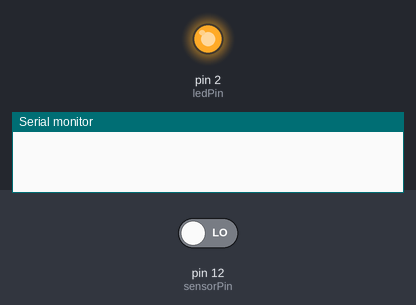
Bench run of a sketch on a simulated Arduino Uno, built with avr-gcc and run on an emulated ATmega328P. Parts: output pins drawn as LEDs (lit = HIGH), the last lines printed to the serial monitor. The inputs (shaded band) are chosen by the test bench; at power-on: pin 12 (sensorPin) LOW.

Above: at 1.2 s.
1.3 s: pin 12 (sensorPin) driven HIGH
At 2.7 s:
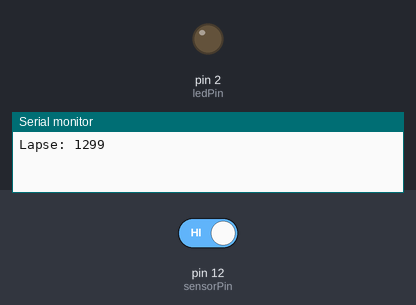
Timing chart, 0 to 4.3 s (numbered marks = the images above; inputs shaded):
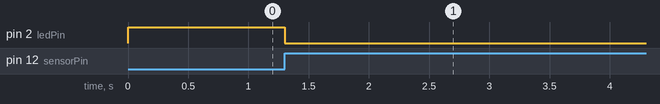

Measured:
- after the input at 1.3 s, pin 2 (ledPin): HIGH → LOW at once

The sketch:

spinor.ino
```cpp
/*----------------------------Equipo 4
Integrantes: Pablo Hernandez Munguia, Jose Plata Salas, Luis Enrique Martinez

  Este programa mide la velocidad de un fidget spinner

    Circuito:
  - foto transistor de +5V a una resistencia de 10 kohm a tierra (GND) y por otro lado al pin 12
  - +5V a una resistencia de 470 ohm al LED del fototransistor a GND
  - resistencia de 470 ohm del pin 2 a un LED  y este a GND
*/

//Le asignamos valores constantes a los pines que utilizamos
const int  sensorPin = 12;
const int ledPin = 2;

int Count = 0;   // Contador de las veces que se ha presionado el boton
int State = 0;         // Estado actual del boton
int lastState = 0; // Estado anterior del boton

unsigned long Time;
unsigned long lastTime=0;
unsigned long time2;
unsigned long laps;

void setup() {
  pinMode(sensorPin, INPUT); // Inicializa el fototransistor como entrada
  pinMode(ledPin, OUTPUT); // Inicializa el LED como salida
  // initialize serial communication:
  Serial.begin(9600);
}


void loop() {
  // read the input state:
  State = digitalRead(sensorPin);

  // compare the State to its previous state
  if (State != lastState) {
    // if the state has changed, increment the counter
    if (State == HIGH) {
      // if the current state is HIGH then the sensor went from off to on:
      Count++;
      //Serial.println("\n on");
      //Serial.print("Veces que ha pasado un brazo del spinner: ");
      //Serial.println(Count);
      Time = millis();
      //Serial.print("Time1: ");
      //Serial.println(Time);
      laps = Time - lastTime;
      Serial.print("\nLapse: ");
      Serial.println(laps);
    }
    else {
      // if the current state is LOW then the sensor went from on to off:
      //Serial.println("off");
      time2 = millis();
      //Serial.print("Time2: ");
      //Serial.println(time2);

    }
  }
  // save the current state as the last state, for next time through the loop
  lastState = State;
  lastTime = Time;

  // turns on the LED cada que pasa un brazo
  if (Count % 2 == 0) {
    digitalWrite(ledPin, HIGH);
  }
  else {
    digitalWrite(ledPin, LOW);
  }

}
```
